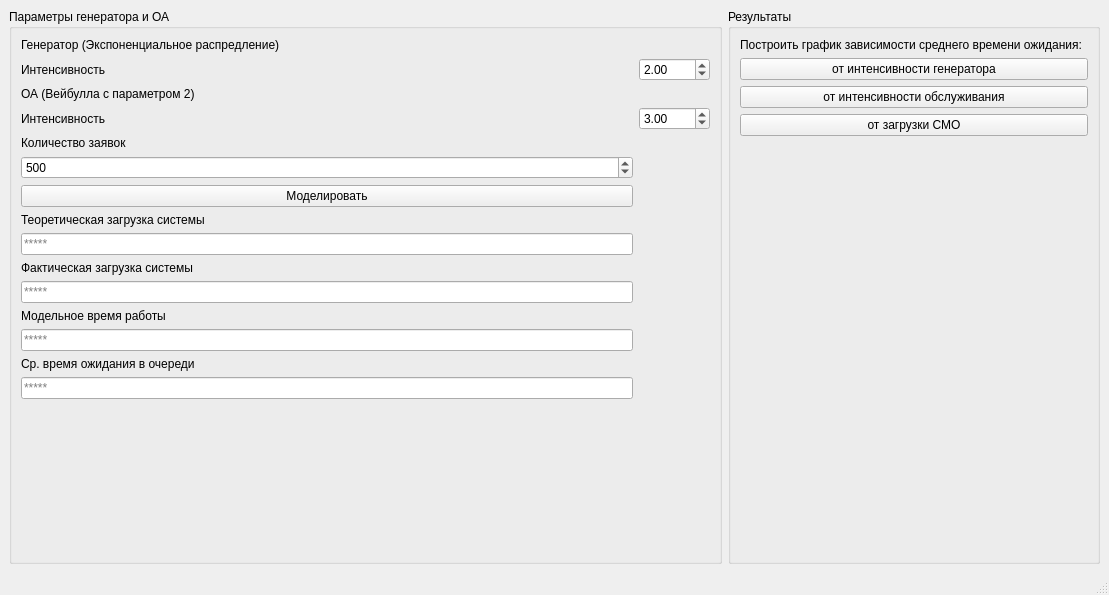
<?xml version="1.0" encoding="UTF-8"?>
<ui version="4.0">
 <class>MainWindow</class>
 <widget class="QMainWindow" name="MainWindow">
  <property name="geometry">
   <rect>
    <x>0</x>
    <y>0</y>
    <width>1109</width>
    <height>595</height>
   </rect>
  </property>
  <property name="windowTitle">
   <string>Лабораторная работа 1</string>
  </property>
  <widget class="QWidget" name="centralwidget">
   <layout class="QGridLayout" name="gridLayout_4">
    <item row="0" column="0">
     <widget class="QGroupBox" name="groupBox">
      <property name="sizePolicy">
       <sizepolicy hsizetype="Expanding" vsizetype="Preferred">
        <horstretch>0</horstretch>
        <verstretch>0</verstretch>
       </sizepolicy>
      </property>
      <property name="title">
       <string>Параметры генератора и ОА</string>
      </property>
      <layout class="QGridLayout" name="gridLayout_2">
       <item row="10" column="0">
        <widget class="QLabel" name="label_10">
         <property name="text">
          <string>Фактическая загрузка системы</string>
         </property>
        </widget>
       </item>
       <item row="9" column="0">
        <widget class="QLineEdit" name="res_theor_zagr">
         <property name="placeholderText">
          <string>*****</string>
         </property>
        </widget>
       </item>
       <item row="1" column="0">
        <widget class="QLabel" name="label">
         <property name="text">
          <string>Интенсивность</string>
         </property>
        </widget>
       </item>
       <item row="19" column="0" colspan="2">
        <spacer name="verticalSpacer">
         <property name="orientation">
          <enum>Qt::Vertical</enum>
         </property>
         <property name="sizeHint" stdset="0">
          <size>
           <width>20</width>
           <height>40</height>
          </size>
         </property>
        </spacer>
       </item>
       <item row="13" column="0">
        <widget class="QLineEdit" name="res_exp_modelling_time">
         <property name="placeholderText">
          <string>*****</string>
         </property>
        </widget>
       </item>
       <item row="5" column="0">
        <widget class="QDoubleSpinBox" name="input_num_requests">
         <property name="decimals">
          <number>0</number>
         </property>
         <property name="minimum">
          <double>1.000000000000000</double>
         </property>
         <property name="maximum">
          <double>1000000.000000000000000</double>
         </property>
         <property name="value">
          <double>500.000000000000000</double>
         </property>
        </widget>
       </item>
       <item row="0" column="0">
        <widget class="QLabel" name="label_8">
         <property name="text">
          <string>Генератор (Экспоненциальное распредление)</string>
         </property>
        </widget>
       </item>
       <item row="16" column="0">
        <widget class="QLabel" name="label_12">
         <property name="text">
          <string>Ср. время ожидания в очереди</string>
         </property>
        </widget>
       </item>
       <item row="2" column="0">
        <widget class="QLabel" name="label_4">
         <property name="text">
          <string>ОА (Вейбулла с параметром 2)</string>
         </property>
        </widget>
       </item>
       <item row="1" column="1">
        <widget class="QDoubleSpinBox" name="input_intens_generator">
         <property name="minimum">
          <double>0.010000000000000</double>
         </property>
         <property name="maximum">
          <double>1000.000000000000000</double>
         </property>
         <property name="value">
          <double>2.000000000000000</double>
         </property>
        </widget>
       </item>
       <item row="8" column="0">
        <widget class="QLabel" name="label_7">
         <property name="text">
          <string>Теоретическая загрузка системы</string>
         </property>
        </widget>
       </item>
       <item row="18" column="0">
        <widget class="QLineEdit" name="res_exp_mean_time_in_queue">
         <property name="text">
          <string/>
         </property>
         <property name="placeholderText">
          <string>*****</string>
         </property>
        </widget>
       </item>
       <item row="12" column="0">
        <widget class="QLabel" name="label_11">
         <property name="text">
          <string>Модельное время работы</string>
         </property>
        </widget>
       </item>
       <item row="4" column="0">
        <widget class="QLabel" name="label_2">
         <property name="text">
          <string>Количество заявок</string>
         </property>
        </widget>
       </item>
       <item row="3" column="1">
        <widget class="QDoubleSpinBox" name="input_intens_processor">
         <property name="minimum">
          <double>0.010000000000000</double>
         </property>
         <property name="value">
          <double>3.000000000000000</double>
         </property>
        </widget>
       </item>
       <item row="11" column="0">
        <widget class="QLineEdit" name="res_fact_zagr">
         <property name="placeholderText">
          <string>*****</string>
         </property>
        </widget>
       </item>
       <item row="6" column="0">
        <layout class="QGridLayout" name="gridLayout"/>
       </item>
       <item row="3" column="0">
        <widget class="QLabel" name="label_3">
         <property name="text">
          <string>Интенсивность </string>
         </property>
        </widget>
       </item>
       <item row="7" column="0">
        <widget class="QPushButton" name="pushButton_model">
         <property name="text">
          <string>Моделировать</string>
         </property>
        </widget>
       </item>
      </layout>
     </widget>
    </item>
    <item row="0" column="1">
     <widget class="QGroupBox" name="groupBox_4">
      <property name="title">
       <string>Результаты</string>
      </property>
      <layout class="QGridLayout" name="gridLayout_5">
       <item row="5" column="0">
        <widget class="QLabel" name="label_6">
         <property name="text">
          <string>Построить график зависимости среднего времени ожидания:</string>
         </property>
        </widget>
       </item>
       <item row="6" column="0" colspan="2">
        <widget class="QPushButton" name="pushButton_graph_lambda">
         <property name="text">
          <string>от интенсивности генератора</string>
         </property>
        </widget>
       </item>
       <item row="7" column="0" colspan="2">
        <widget class="QPushButton" name="pushButton_graph_mu">
         <property name="text">
          <string>от интенсивности обслуживания</string>
         </property>
        </widget>
       </item>
       <item row="9" column="0" colspan="2">
        <spacer name="verticalSpacer_4">
         <property name="orientation">
          <enum>Qt::Vertical</enum>
         </property>
         <property name="sizeHint" stdset="0">
          <size>
           <width>20</width>
           <height>40</height>
          </size>
         </property>
        </spacer>
       </item>
       <item row="8" column="0" colspan="2">
        <widget class="QPushButton" name="pushButton_graph_workload">
         <property name="text">
          <string>от загрузки СМО</string>
         </property>
        </widget>
       </item>
      </layout>
     </widget>
    </item>
   </layout>
  </widget>
  <widget class="QStatusBar" name="statusbar"/>
 </widget>
 <resources/>
 <connections/>
</ui>
